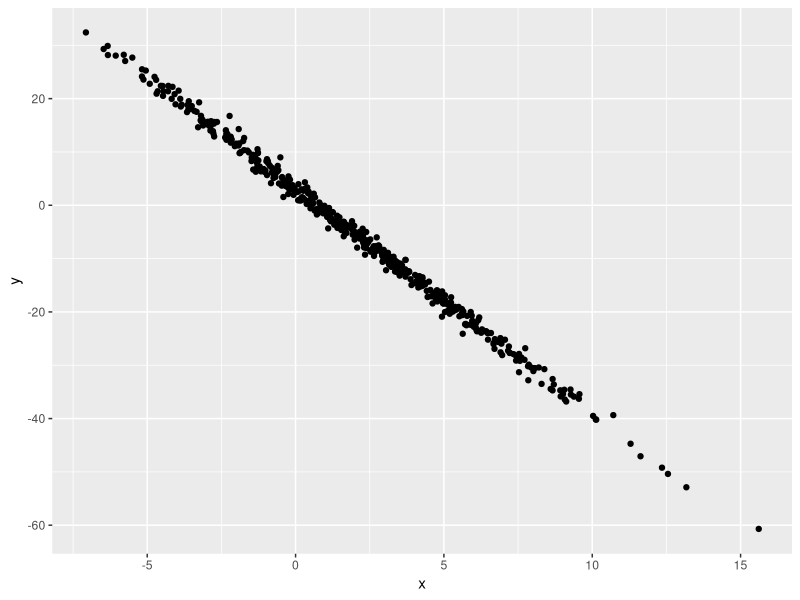

This figure's R source:
## ---- chunk 1
samp = rnorm(100)
length(samp)
## ---- chunk 2
#the code above gives the code chunk name
library(tidyverse)
plot_df = tibble(
  x = rnorm(500, mean = 2, sd = 4),
  y = 3 - 4.2*x + rnorm(500)
)

ggplot(plot_df,aes(x=x,y=y)) + geom_point()


